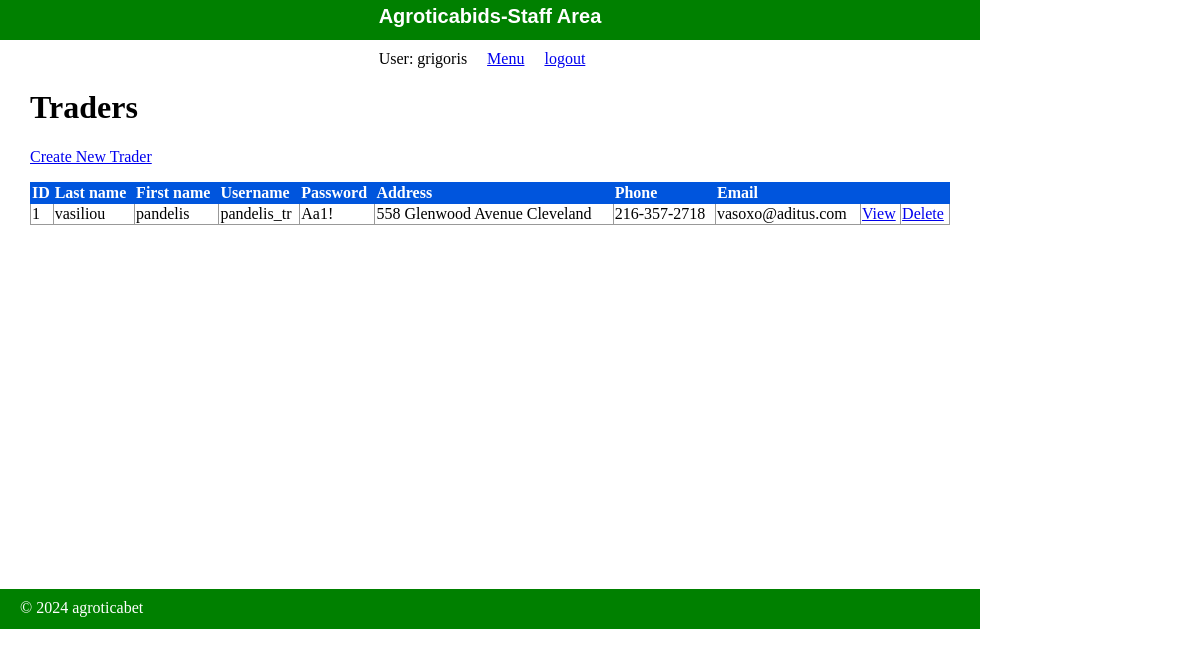
Page /public/staff/traders/index.php (signed in) on the committed database.
### tables this page shows
CREATE TABLE `traders` (
  `id` int(11) NOT NULL,
  `last_name` varchar(255) DEFAULT NULL,
  `first_name` varchar(255) DEFAULT NULL,
  `username` varchar(255) DEFAULT NULL,
  `password` varchar(255) DEFAULT NULL,
  `address` varchar(255) DEFAULT NULL,
  `phone` varchar(255) DEFAULT NULL,
  `email` varchar(255) DEFAULT NULL
);

### private/functions.php (called while the page is built, shortened)
<?php
function url_for($script_path) {
  return WWW_ROOT . $script_path;
}
function u($string="") {
  return urlencode($string);
}
function h($string="") {
  return htmlspecialchars($string);
}
?>

### private/query_functions.php (called while the page is built, shortened)
<?php
  function find_all_traders() {
    global $db;
    $sql = "SELECT * FROM traders ";
    $sql .= "ORDER BY id ASC";
    $result = mysqli_query($db, $sql);
    return $result;
  }
  ?>

### public/staff/traders/index.php (the view, shortened to what this page needs)
<?php
  $trader_set = find_all_traders();
?>
<?php include(SHARED_PATH . '/staff_header.php'); ?>
<div id="content">
  <div class="traders listing">
    <h1>Traders</h1>
    <div class="actions">
      <a class="actions" href="<?php echo url_for('/staff/traders/new.php'); ?>"> Create New Trader</a>
    </div>
    <table class="list">
      <tr>
        <th>ID</th>
        <th>Last name</th>
        <th>First name</th>
        <th>Username</th>
        <th>Password</th>
        <th>Address</th>
        <th>Phone</th>
        <th>Email</th>
        <th>&nbsp;</th>
        <th>&nbsp;</th>
      </tr>
  <?php while($trader = mysqli_fetch_assoc($trader_set)) { ?>
      <tr>
          <td><?php echo h($trader['id']); ?></td>
          <td><?php echo h($trader['last_name']); ?></td>
          <td><?php echo h($trader['first_name']); ?></td>
          <td><?php echo h($trader['username']); ?></td>
    	    <td><?php echo h($trader['password']); ?></td>
          <td><?php echo h($trader['address']); ?></td>
          <td><?php echo h($trader['phone']); ?></td>
          <td><?php echo h($trader['email']); ?></td>
          <td><a class="action" href="<?php echo url_for('/staff/traders/show.php?id=' . h(u($trader['id']))); ?>">View</a></td>
          <td><a class="action" href="<?php echo url_for('/staff/traders/delete.php?id=' . h(u($trader['id']))); ?>">Delete</a></td>
    	 </tr>
  <?php } ?>
</table>
</div>
</div>
<?php include(SHARED_PATH . '/staff_footer.php'); ?>

### public/stylesheets/staff.css (style rules this page uses)
html { height: 100%; width: 100%; }
body { height: 980px; width: 100%; margin: 0; padding: 0; }
#content { width: 920px; min-height: 500px; padding: 0 30px; }
.actions { margin-bottom: 1em; }
table { border-collapse: collapse; vertical-align: top; }
table.list { width: 100%; }
table.list tr td { border: 1px solid #999999; }
table.list tr th { border: 1px solid #0055DD; background: #0055DD; color: white; text-align: left; }

### rows in the picture
traders: id "1", last_name "vasiliou", first_name "pandelis", username "pandelis_tr", password "Aa1!", address "558 Glenwood Avenue Cleveland", phone "216-357-2718", email "vasoxo@aditus.com"

### other values in the picture
$_SESSION['username'] "grigoris"
